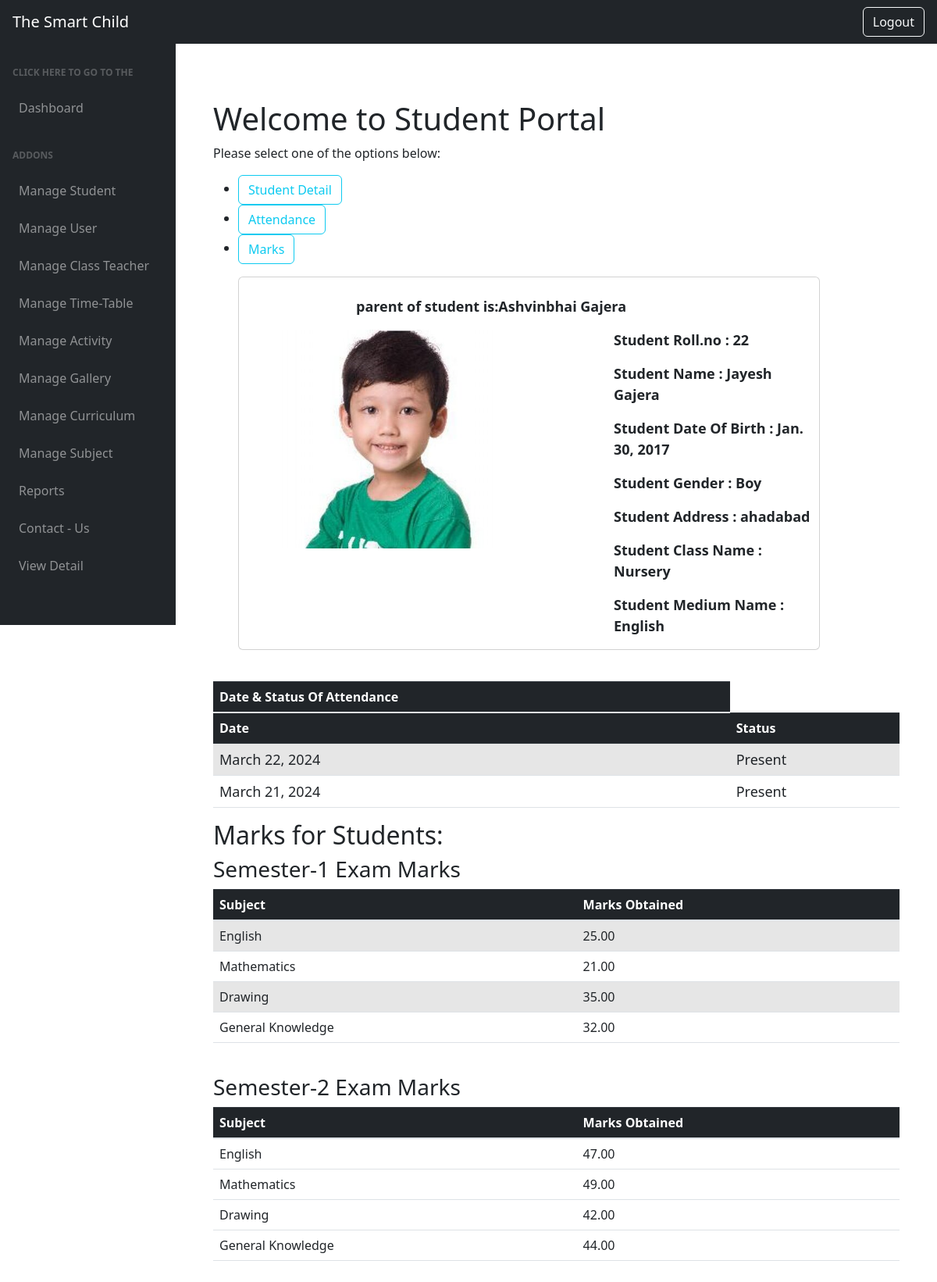
Screenshot of /admin_view_student/22 (signed in) with the database file from the repository.
### school/models.py (models this page shows, shortened)
class Parent(models.Model):
    p_user=models.OneToOneField('Parent_user',on_delete=models.CASCADE,null=True)
    parent_img=models.ImageField(upload_to='parent_img/',default=None,null=True)
    fname=models.CharField(max_length=30,default=None,null=True)
    lname=models.CharField(max_length=30,default=None,null=True)
    gender=models.CharField(max_length=10,choices=g,default=None,null=True)
    email=models.CharField(max_length=90,default=None,null=True,unique=True)
    phone_no=models.CharField(max_length=20,default=None,null=True)
    address=models.TextField(null=True)
    year=models.PositiveIntegerField(null=True,default=2024)
    def __str__(self) -> str:
        return f"{self.fname}  {self.lname}"

class Student(models.Model):
    Medium=[('English','English'),('Gujarati','Gujarati')]
    gn=[('Boy','Boy'),('Girl','Girl')]
    stu_img=models.ImageField(upload_to='students/',default='')
    roll_no=models.PositiveIntegerField(default=None,null=True)
    enroll_date=models.DateField()
    fname=models.CharField(max_length=30)
    lname=models.CharField(max_length=30)
    dob=models.DateField(null=True)
    gender=models.CharField(max_length=15,choices=gn,default='')
    address=models.TextField(default='Ahemdabad')
    cls_name=models.ForeignKey('Class',on_delete=models.CASCADE,default='')
    medium_name=models.CharField(max_length=30,choices=Medium,default='English')
    fee=models.PositiveIntegerField(null=True)
    fee_status=models.CharField(max_length=20,choices=[('Paid','Paid'),('Unpaid','Unpaid')],default='Unpaid',null=True)
    phone_no=models.CharField(max_length=20,default=None,null=True)
    acd_year=models.CharField(max_length=20,null=True)
    parent=models.ForeignKey('Parent',on_delete=models.CASCADE,null=True)
    class Meta:
        ordering =['roll_no']

class Class(models.Model):
    c_name=models.CharField(max_length=30)
    def __str__(self) -> str:
        return self.c_name

class Attendance(models.Model):
    ch=[('Present','Present'),('Absent','Absent')]
    stu_rollno=models.ForeignKey('Student',on_delete=models.CASCADE,default=1)
    status=models.CharField(max_length=20,choices=ch,default='Absent')
    date_of_attd=models.DateField(default=date.today)

class Marks(models.Model):
    e=[ ('Semester-1', 'Semester-1'),
        ('Semester-2', 'Semester-2'),]
    student=models.ForeignKey('Student',on_delete=models.CASCADE)
    subject=models.ForeignKey('Subject',on_delete=models.CASCADE)
    marks_obtained = models.DecimalField(max_digits=5, decimal_places=2, null=True)
    total_marks_obtained = models.DecimalField(max_digits=5, decimal_places=2, null=True)
    exam_date = models.DateField()
    total_marks = models.DecimalField(max_digits=5, decimal_places=2, null=True)
    exam=models.CharField(max_length=20,choices=e,null=True)
    grade=models.CharField(max_length=3,choices=[('A+', 'A+'),
        ('A', 'A'),('B', 'B'),('B+', 'B+'),('C', 'C'),('F', 'F'),],default="B")

class Subject(models.Model):
    sub_name=models.CharField(max_length=50,default=None)
    Medium=[('English','English'),('Gujarati','Gujarati')]
    cls_name=models.ForeignKey('Class',on_delete=models.CASCADE,default='')
    medium_name=models.CharField(max_length=30,choices=Medium,default='English')
    def __str__(self) -> str:
        return f"{self.sub_name}"

### school/views.py (the view)
# urls.py: path('admin_view_student/<id>', admin_view_student,name='admin_view_student'),
@login_required(login_url='/login_page')
@user_passes_test(is_superuser)
def admin_view_student(request,id):
    s_id=Student.objects.get(id=id)
    students=Student.objects.filter(id=id)
    attendance=Attendance.objects.filter(stu_rollno=s_id)
    marks=Marks.objects.filter(student=s_id)
    parent=s_id.parent
    semester_1_marks = Marks.objects.filter(student__in=students, exam='Semester-1')
    semester_2_marks = Marks.objects.filter(student__in=students, exam='Semester-2')
    data= {'attendance':attendance,'marks':marks,'students':students,'semester_1_marks':semester_1_marks,'semester_2_marks':semester_2_marks,'parent':parent}
    return render(request,'admin_view_student.html',data)

### school/views.py (called while the page is built)
def is_superuser(user):
    return user.is_superuser

### templates/admin_view_student.html (shortened to what this page needs)
<!DOCTYPE html>
<html lang="en">
<head>
<link rel="stylesheet" href="https://cdn.jsdelivr.net/npm/bootstrap@4.0.0/dist/css/bootstrap.min.css">
</head>
<body class="sb-nav-fixed">
    <nav class="sb-topnav navbar navbar-expand navbar-dark bg-dark">
            <a class="navbar-brand ps-3" href="{% url "admin_dash" %}">The Smart Child</a>
            <button class="btn btn-link btn-sm order-1 order-lg-0 me-4 me-lg-0" id="sidebarToggle" href="#!"></button>
        </nav>
        {% include "admin_sidebar.html" %}
            <div id="layoutSidenav_content">
                <main>
                  <div class='p-5'>
<h1>Welcome to Student Portal</h1>
<p>Please select one of the options below:</p>
<ul>
  <li><a href="#" onclick="showDiv('student-details')" class='btn btn-outline-info'>Student Detail</a></li>
  <li><a href="#" onclick="showDiv('attendance-details')" class='btn btn-outline-info'>Attendance</a></li>
  <li><a href="#" onclick="showDiv('marks-details')" class='btn btn-outline-info'>Marks</a></li>
</ul>
<div id="student-details" class="content-div">
  <ul>
    <div class="card" style="height: auto; width: 88%; "> &nbsp;
   <b> <p  style=" margin-left: 150px; font-size: large;">  parent of student is:{{parent}} </p> </b>
    {% for i in students %}
    <div class="dis" id="about">
        <div class="student-info" style="display: flex;">
            <img src='/media/{{i.stu_img}}' class="student-image" style=" height: 280px; width: 280px; margin-left: 50px;">
            <div class="student-details" style=" margin-left: 150px; font-size: large; font-weight: bold;">
                <p>Student Roll.no : {{ i.roll_no }}</p>
                <p>Student Name : {{ i.fname }} {{ i.lname }}</p>
                <p>Student Date Of Birth : {{ i.dob }}</p>
                <p>Student Gender : {{ i.gender }}</p>
                <p>Student Address : {{ i.address }}</p>
                <p>Student Class Name : {{ i.cls_name }}</p>
                <p>Student Medium Name : {{ i.medium_name }}</p>
            </div>
        </div>
    </div>
    {% endfor %}
  </div>
  </ul></div>
  <div id="attendance-details" class="content-div">
<table class='table table-striped'>
  <thead class='table-dark'>
    <tr style="margin-button: 50px;">
      <h3><th>Date & Status Of Attendance</th></h3>
    </tr>
  </thead>
  <tbody>
  <thead class='table-dark'>
    <tr style="font-weight: bold; margin-top: 50px;">
      <td> Date </td>
      <td> Status </td>
    </tr>
  </thead>
    {% for i in attendance %}
      <tr style="font-size: large;+">
      <td> {{ i.date_of_attd }}</td>
      <td>{{ i.status }}</td>
      </tr>
    {% endfor %}
  </tbody>
</table>
</div>
<div id="marks-details" class="content-div">
<h2>Marks for  Students:</h2>
{% if semester_1_marks %}
<h3>Semester-1 Exam Marks</h3>
<table  class="table table-striped"  style="text-align:left;">
    <thead class='table-dark'>
        <tr>
            <th>Subject</th>
            <th>Marks Obtained</th>
        </tr>
    </thead>
    <tbody>
        {% for mark in semester_1_marks %}
        <tr>
            <td>{{ mark.subject }}</td>
            <td>{{ mark.marks_obtained }}</td>
        </tr>
        {% endfor %}
    </tbody>
</table>
<br>
{% endif %}
{% if semester_2_marks %}
<h3>Semester-2 Exam Marks</h3>
<table class="table table-hover" style="text-align:left;">
    <thead class='table-dark'>
        <tr>
            <th>Subject</th>
            <th>Marks Obtained</th>
        </tr>
    </thead>
    <tbody>
        {% for mark in semester_2_marks %}
        <tr>
            <td>{{ mark.subject }}</td>
            <td>{{ mark.marks_obtained }}</td>
        </tr>
        {% endfor %}
    </tbody>
</table>
<br>
{% endif %}
</div>
</main>
</div>
</body>
</html>

### rows the page displays
Parent: fname+lname "Ashvinbhai Gajera"
Student: stu_img (picture), roll_no "22", fname "Jayesh", lname "Gajera", dob "Jan. 30, 2017", gender "Boy", address "ahadabad", cls_name "Nursery", medium_name "English"
Attendance: date_of_attd "March 22, 2024", status "Present"
Attendance: date_of_attd "March 21, 2024", status "Present"
Marks: subject "English", marks_obtained "25.00"
Marks: subject "Mathematics", marks_obtained "21.00"
Marks: subject "Drawing", marks_obtained "35.00"
Marks: subject "General Knowledge", marks_obtained "32.00"
Marks: subject "English", marks_obtained "47.00"
Marks: subject "Mathematics", marks_obtained "49.00"
Marks: subject "Drawing", marks_obtained "42.00"
Marks: subject "General Knowledge", marks_obtained "44.00"
